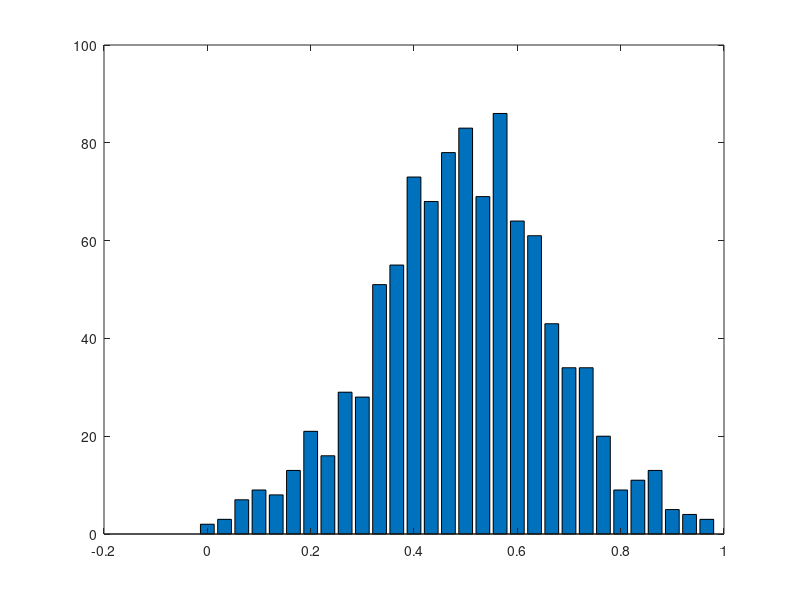

The MATLAB source for this figure:
%4 different values of n for the problem
%n = 100;
%n = 1000;
%n = 10000;
n = 100000;

%rand(1,n) will generate the X_i's for a particular y
%they are summed up and then the result is divided by n to obtain Y
Y = [];
for j=1:1000
    Y = [Y sum(rand(1,n))*(1/n)];
end
%plot the histogram of the Y vector
histData = hist(Y,30);
X = 0:1/30:1;
%plot(X(1:30),histData)
meanY = mean(Y)
varY = var(Y)
bar(X(1:30),histData)